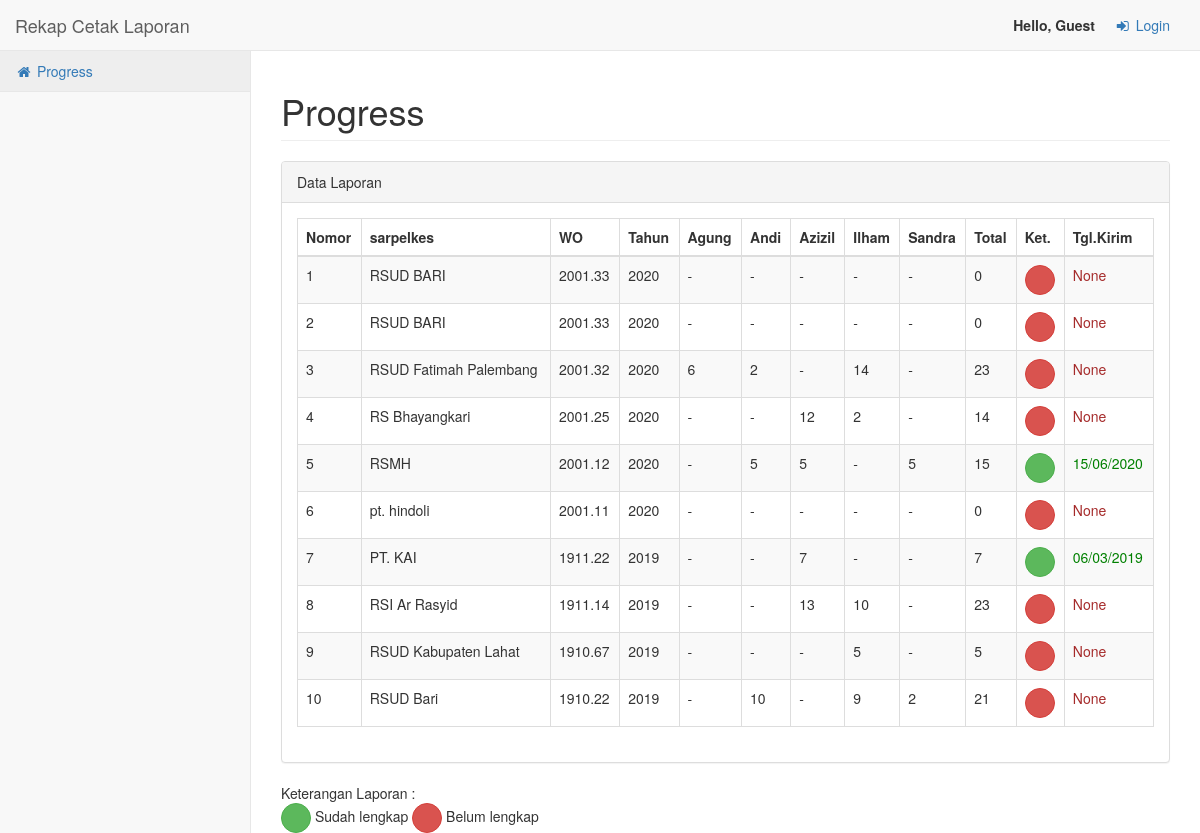
Before: /rekap with the older database file.
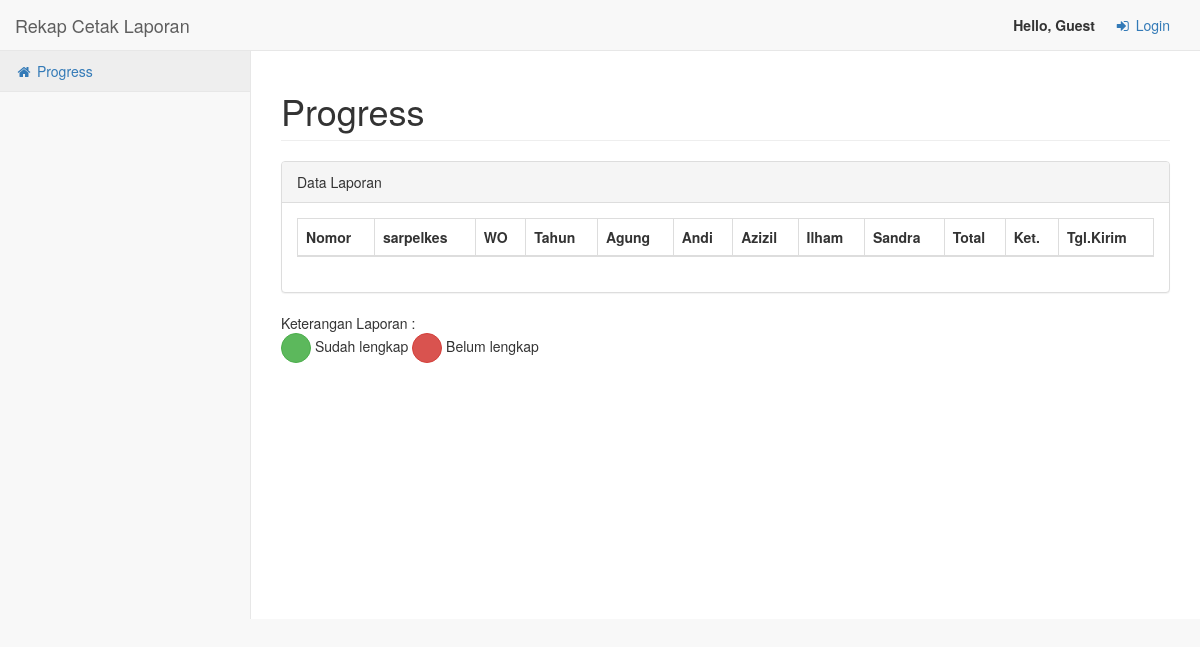
After: the same page with the newer database file.
### app/models.py (models this page shows, shortened)
class Rekap(db.Model):
    nomor = db.Column(db.Integer, primary_key=True)
    sarpelkes = db.Column(db.String(55), nullable=False)
    nomorwo = db.Column(db.String(8), nullable=False)
    tahun = db.Column(db.Integer)
    agung = db.Column(db.Integer)
    andi = db.Column(db.Integer)
    azizil = db.Column(db.Integer)
    ilham = db.Column(db.Integer)
    sandra = db.Column(db.Integer)
    total = db.Column(db.Integer)
    keterangan = db.Column(db.String(55))
    tgl_kirim = db.Column(db.DateTime)
    cetak = db.relationship('Cetak', backref='rekap', lazy='dynamic')

### app/rekap/routes.py (the view)
@mod.route('/')
@mod.route('/rekap')
def index():
    data = Rekap.query.order_by(Rekap.nomorwo.desc()).all()
    return render_template('beranda.html', title='Progress', page='Progress', data=data)

### app/templates/beranda.html (shortened to what this page needs)
{% extends 'base.html' %}
{% block cssTables %}
    <link href="{{ url_for('static', filename='vendor/datatables-plugins/dataTables.bootstrap.css') }}" rel="stylesheet">
    <link href="{{ url_for('static', filename='vendor/datatables-responsive/dataTables.responsive.css') }}" rel="stylesheet">
{% endblock cssTables %}
{% block content %}
<div class="row">
    <div class="col-lg-12">
        <div class="panel panel-default">
            <div class="panel-heading">
                Data Laporan
            </div>
            <div class="panel-body">
                <table width="100%" class="table table-striped table-bordered table-hover" id="dataRekap">
                    <thead>
                        <tr>
                            <th>Nomor</th>
                            <th>sarpelkes</th>
                            <th>WO</th>
                            <th>Tahun</th>
                            <th>Agung</th>
                            <th>Andi</th>
                            <th>Azizil</th>
                            <th>Ilham</th>
                            <th>Sandra</th>
                            <th>Total</th>
                            <th>Ket.</th>
                            <th>Tgl.Kirim</th>
                        </tr>
                    </thead>
                    <tbody>
                    {% for i in data %}
                        <tr>
                            <td>{{ loop.index }}</td>
                            <td>{{ i.sarpelkes }}</td>
                            <td>{{ i.nomorwo }}</td>
                            <td>{{ i.tahun }}</td>
                            <td>{{ i.agung }}</td>
                            <td>{{ i.andi }}</td>
                            <td>{{ i.azizil }}</td>
                            <td>{{ i.ilham }}</td>
                            <td>{{ i.sandra }}</td>
                            <td>{{ i.total }}</td>
                            {% if i.keterangan=="belum" %}
                                <td><button class="btn btn-xs btn-danger btn-circle" title="Belum lengkap"></button></td>
                            {% else %}
                                <td><button class="btn btn-xs btn-success btn-circle" title="Sudah lengkap"></button></td>
                            {% endif %}
                            {% if i.tgl_kirim==None %}
                                <td style="color:brown;">None</td>
                            {% else %}
                                <td style="color:green;">{{ i.tgl_kirim.strftime("%d/%m/%Y") }}</td>
                            {% endif %}
                        </tr>
                    {% endfor %}
                    </tbody>
                </table>
            </div>
        </div>
        Keterangan Laporan :<br>
        <button class="btn btn-circle btn-success btn-xs"></button> Sudah lengkap
        <button class="btn btn-circle btn-danger btn-xs"></button> Belum lengkap
    </div>
</div>
{% endblock content %}

### app/templates/base.html (shortened to what this page needs)
<!DOCTYPE html>
<html lang="en">
<head>
    <link href="{{ url_for('static', filename='vendor/bootstrap/css/bootstrap.min.css') }}" rel="stylesheet">
    {% block cssTables %}{% endblock cssTables %}
    <link href="{{ url_for('static', filename='dist/css/sb-admin-2.css') }}" rel="stylesheet">
    <link href="{{ url_for('static', filename='vendor/font-awesome/css/font-awesome.min.css') }}" rel="stylesheet" type="text/css">
</head>
<body>
    <div id="wrapper">
        <nav class="navbar navbar-default navbar-static-top" role="navigation" style="margin-bottom: 0">
            <div class="navbar-header">
                <a class="navbar-brand" href="{{ url_for('rekap.index') }}">Rekap Cetak Laporan</a>
            </div>
            <ul class="nav navbar-top-links navbar-right">
                {% if 'username' in session %}
                <strong>Hai, {{ session['username'] }}</strong>
                {% else %}
                <strong>Hello, Guest</strong>
                {% endif %}
                {% if 'username' in session %}
                    <li><a href="{{ url_for('auth.logout') }}"><i class="fa fa-sign-out fa-fw"></i> Logout</a></li>
                {% else %}
                    <li><a href="{{ url_for('auth.login') }}"><i class="fa fa-sign-in fa-fw"></i> Login</a></li>
                {% endif %}
            </ul>
            <div class="navbar-default sidebar" role="navigation">
                <div class="sidebar-nav navbar-collapse">
                    <ul class="nav" id="side-menu">
                        <li>
                            <a href="{{ url_for('rekap.index') }}"><i class="fa fa-home fa-fw"></i> Progress</a>
                        </li>
                    </ul>
                </div>
            </div>
        </nav>
        <div id="page-wrapper">
            <div class="row">
                <div class="col-lg-12">
                    <h1 class="page-header">{{ page }}</h1>
                </div>
            </div>
            {% block content %}{% endblock content %}
        </div>
    </div>
</body>
</html>

Changed rows visible on the page:
removed Rekap: sarpelkes "RSUD BARI", nomorwo "2001.33", tahun "2020", agung "-", andi "-", azizil "-", ilham "-", sandra "-", total "0", keterangan "belum" (drawn), shows "None"
removed Rekap: sarpelkes "RSUD BARI", nomorwo "2001.33", tahun "2020", agung "-", andi "-", azizil "-", ilham "-", sandra "-", total "0", keterangan "belum" (drawn), shows "None"
removed Rekap: sarpelkes "RSUD Fatimah Palembang", nomorwo "2001.32", tahun "2020", agung "6", andi "2", azizil "-", ilham "14", sandra "-", total "23", keterangan "belum" (drawn), shows "None"
removed Rekap: sarpelkes "RS Bhayangkari", nomorwo "2001.25", tahun "2020", agung "-", andi "-", azizil "12", ilham "2", sandra "-", total "14", keterangan "belum" (drawn), shows "None"
removed Rekap: sarpelkes "RSMH", nomorwo "2001.12", tahun "2020", agung "-", andi "5", azizil "5", ilham "-", sandra "5", total "15", keterangan "-" (drawn), tgl_kirim "15/06/2020"
removed Rekap: sarpelkes "pt. hindoli", nomorwo "2001.11", tahun "2020", agung "-", andi "-", azizil "-", ilham "-", sandra "-", total "0", keterangan "belum" (drawn), shows "None"
removed Rekap: sarpelkes "PT. KAI", nomorwo "1911.22", tahun "2019", agung "-", andi "-", azizil "7", ilham "-", sandra "-", total "7", keterangan "-" (drawn), tgl_kirim "06/03/2019"
removed Rekap: sarpelkes "RSI Ar Rasyid", nomorwo "1911.14", tahun "2019", agung "-", andi "-", azizil "13", ilham "10", sandra "-", total "23", keterangan "belum" (drawn), shows "None"
removed Rekap: sarpelkes "RSUD Kabupaten Lahat", nomorwo "1910.67", tahun "2019", agung "-", andi "-", azizil "-", ilham "5", sandra "-", total "5", keterangan "belum" (drawn), shows "None"
removed Rekap: sarpelkes "RSUD Bari", nomorwo "1910.22", tahun "2019", agung "-", andi "10", azizil "-", ilham "9", sandra "2", total "21", keterangan "belum" (drawn), shows "None"
